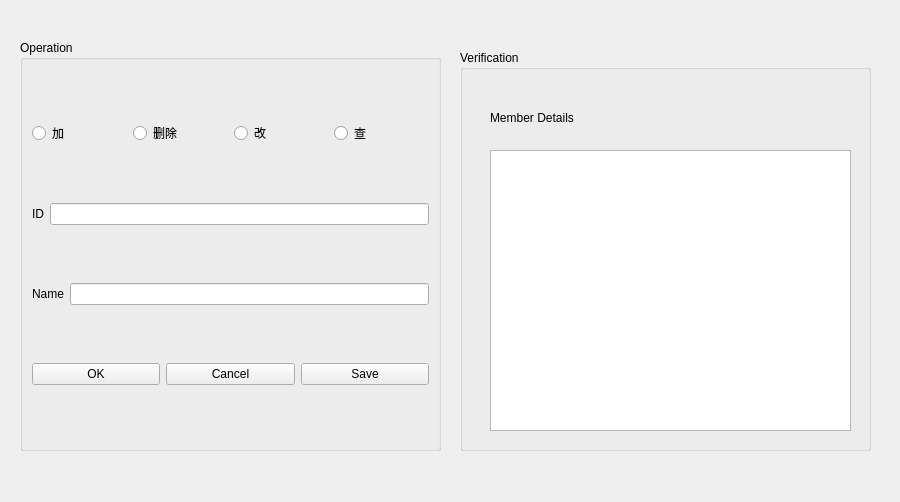
<?xml version="1.0" encoding="UTF-8"?>
<ui version="4.0">
 <class>VIP_Mgr</class>
 <widget class="QWidget" name="VIP_Mgr">
  <property name="geometry">
   <rect>
    <x>0</x>
    <y>0</y>
    <width>900</width>
    <height>502</height>
   </rect>
  </property>
  <property name="windowTitle">
   <string>Form</string>
  </property>
  <widget class="QGroupBox" name="groupBox">
   <property name="geometry">
    <rect>
     <x>20</x>
     <y>40</y>
     <width>421</width>
     <height>411</height>
    </rect>
   </property>
   <property name="title">
    <string>Operation</string>
   </property>
   <layout class="QVBoxLayout" name="verticalLayout">
    <item>
     <layout class="QHBoxLayout" name="horizontalLayout_3">
      <item>
       <widget class="QRadioButton" name="radioButton">
        <property name="text">
         <string>加</string>
        </property>
       </widget>
      </item>
      <item>
       <widget class="QRadioButton" name="radioButton_2">
        <property name="text">
         <string>删除</string>
        </property>
       </widget>
      </item>
      <item>
       <widget class="QRadioButton" name="radioButton_3">
        <property name="text">
         <string>改</string>
        </property>
       </widget>
      </item>
      <item>
       <widget class="QRadioButton" name="radioButton_4">
        <property name="text">
         <string>查</string>
        </property>
       </widget>
      </item>
     </layout>
    </item>
    <item>
     <layout class="QHBoxLayout" name="horizontalLayout">
      <item>
       <widget class="QLabel" name="label">
        <property name="text">
         <string>ID</string>
        </property>
       </widget>
      </item>
      <item>
       <widget class="QLineEdit" name="lineEdit"/>
      </item>
     </layout>
    </item>
    <item>
     <layout class="QHBoxLayout" name="horizontalLayout_2">
      <item>
       <widget class="QLabel" name="label_2">
        <property name="text">
         <string>Name</string>
        </property>
       </widget>
      </item>
      <item>
       <widget class="QLineEdit" name="lineEdit_2"/>
      </item>
     </layout>
    </item>
    <item>
     <layout class="QHBoxLayout" name="horizontalLayout_4">
      <item>
       <widget class="QPushButton" name="pushButton_2">
        <property name="text">
         <string>OK</string>
        </property>
       </widget>
      </item>
      <item>
       <widget class="QPushButton" name="pushButton">
        <property name="text">
         <string>Cancel</string>
        </property>
       </widget>
      </item>
      <item>
       <widget class="QPushButton" name="pushButton_3">
        <property name="text">
         <string>Save</string>
        </property>
       </widget>
      </item>
     </layout>
    </item>
   </layout>
  </widget>
  <widget class="QGroupBox" name="groupBox_2">
   <property name="geometry">
    <rect>
     <x>460</x>
     <y>50</y>
     <width>411</width>
     <height>401</height>
    </rect>
   </property>
   <property name="title">
    <string>Verification</string>
   </property>
   <widget class="QTextEdit" name="textEdit">
    <property name="geometry">
     <rect>
      <x>30</x>
      <y>100</y>
      <width>361</width>
      <height>281</height>
     </rect>
    </property>
   </widget>
   <widget class="QLabel" name="label_3">
    <property name="geometry">
     <rect>
      <x>30</x>
      <y>60</y>
      <width>141</width>
      <height>16</height>
     </rect>
    </property>
    <property name="text">
     <string>Member Details</string>
    </property>
   </widget>
  </widget>
 </widget>
 <resources/>
 <connections/>
</ui>
